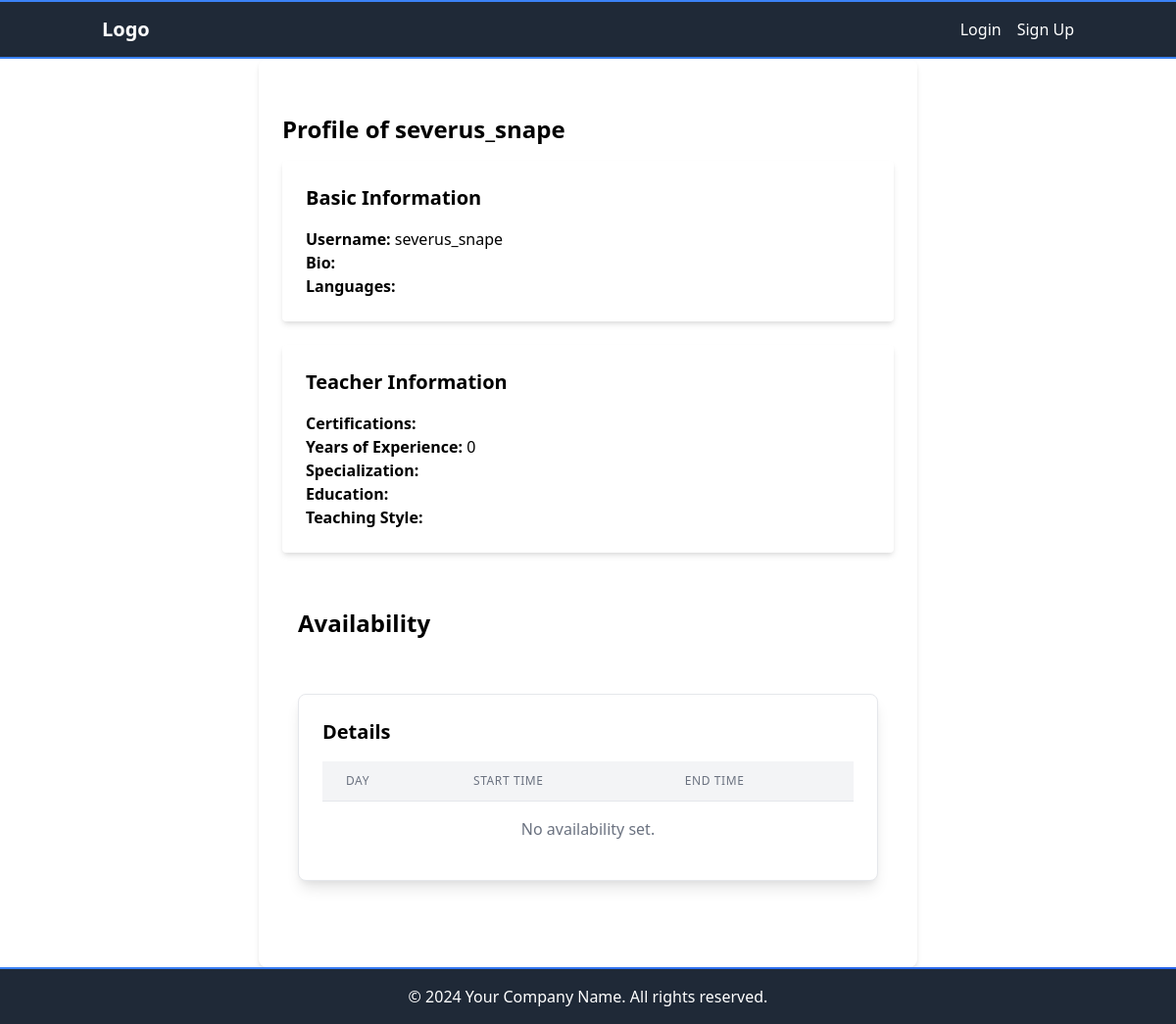
/hira/profile/severus_snape/, run on an earlier commit of the app's database.
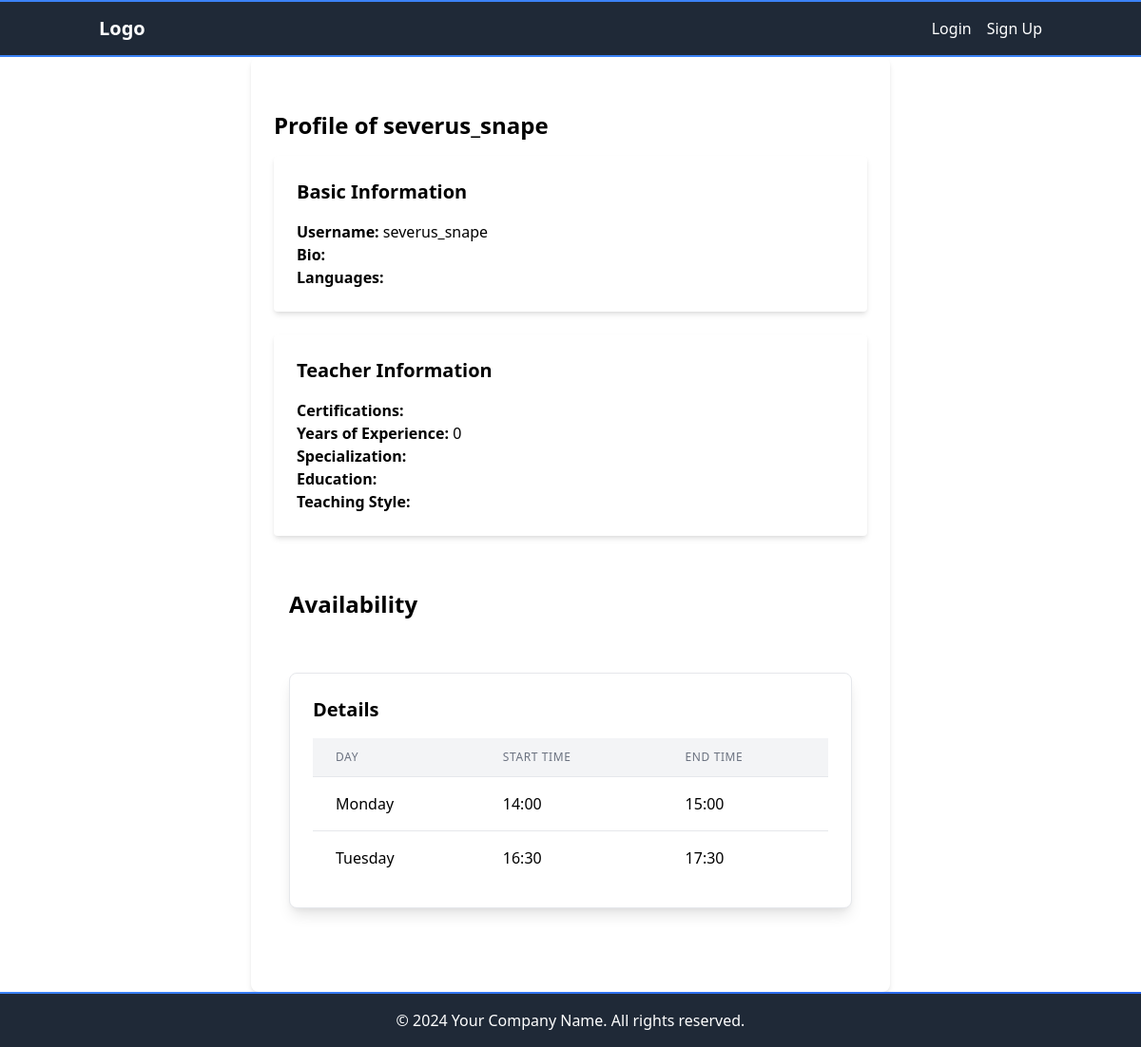
And on a later commit of the database.
### hira/models.py (models this page shows, shortened)
class Availability(models.Model):
    DAY_CHOICES = [
        ('MON', 'Monday'),
        ('TUE', 'Tuesday'),
        ('WED', 'Wednesday'),
        ('THU', 'Thursday'),
        ('FRI', 'Friday'),
        ('SAT', 'Saturday'),
        ('SUN', 'Sunday'),
    ]
    profile = models.ForeignKey('Profile', on_delete=models.CASCADE, related_name='availabilities')
    day = models.CharField(max_length=3, choices=DAY_CHOICES)
    start_time = models.TimeField()
    end_time = models.TimeField()
    class Meta:
        verbose_name_plural = 'Availabilities'
        unique_together = ['profile', 'day']

### hira/views.py (the view)
# urls.py: path('profile/<str:username>/', views.profile_view, name='profile'),
def profile_view(request, username):
    profile = get_object_or_404(Profile, user__username=username)
    availabilities = profile.availabilities.all().order_by('day')
    return render(request, 'hira/profile.html', {
        'profile': profile,
        'availabilities': availabilities,
    })

### hira/models.py (called while the page is built)
    @property
    def is_teacher(self):
        return self.user_type == 'teacher'

### hira/templates/hira/profile.html (shortened to what this page needs)
{% extends 'hira/layout.html' %}
{% load custom_filters %}
{% block body %}
<div class="max-w-2xl mx-auto p-6 bg-white shadow-md rounded-lg">
    <div class="max-w-4xl mx-auto py-8">
        <h2 class="text-2xl font-bold mb-4">Profile of {{ profile.user.username }}</h2>
        <div class="bg-white shadow-md rounded p-6 mb-6">
          <h3 class="text-xl font-semibold mb-4">Basic Information</h3>
          <p><strong>Username:</strong> {{ profile.user.username }}</p>
          <p><strong>Bio:</strong> {{ profile.bio }}</p>
          <p><strong>Languages:</strong> {{ profile.get_languages_display }}</p>
        </div>
        {% if profile.user.is_teacher %}
        <div class="bg-white shadow-md rounded p-6 mb-6">
          <h3 class="text-xl font-semibold mb-4">Teacher Information</h3>
          <p><strong>Certifications:</strong> {{ profile.certifications }}</p>
          <p><strong>Years of Experience:</strong> {{ profile.years_of_experience }}</p>
          <p><strong>Specialization:</strong> {{ profile.specialization }}</p>
          <p><strong>Education:</strong> {{ profile.education }}</p>
          <p><strong>Teaching Style:</strong> {{ profile.teaching_style }}</p>
        </div>
        <section class="py-8 px-4 max-w-4xl mx-auto">
          <h3 class="text-2xl font-bold mb-6">Availability</h3>
          <div class="bg-white shadow-lg rounded-lg p-6 border border-gray-200">
              <h4 class="text-xl font-semibold mb-4">Details</h4>
              <table class="min-w-full divide-y divide-gray-200">
                  <thead class="bg-gray-100">
                      <tr>
                          <th class="px-6 py-3 text-left text-xs font-medium text-gray-500 uppercase tracking-wider">Day</th>
                          <th class="px-6 py-3 text-left text-xs font-medium text-gray-500 uppercase tracking-wider">Start Time</th>
                          <th class="px-6 py-3 text-left text-xs font-medium text-gray-500 uppercase tracking-wider">End Time</th>
                      </tr>
                  </thead>
                  <tbody class="bg-white divide-y divide-gray-200">
                      {% for availability in profile.availabilities.all %}
                          <tr>
                              <td class="px-6 py-4 whitespace-nowrap">{{ availability.get_day_display }}</td>
                              <td class="px-6 py-4 whitespace-nowrap">{{ availability.start_time|time:"H:i" }}</td>
                              <td class="px-6 py-4 whitespace-nowrap">{{ availability.end_time|time:"H:i" }}</td>
                          </tr>
                      {% empty %}
                          <tr><td colspan="3" class="px-6 py-4 text-center text-gray-500">No availability set.</td></tr>
                      {% endfor %}
                  </tbody>
              </table>
          </div>
      </section>
        {% endif %}
      </div>
</div>
{% endblock %}

What changed in the data, as far as the page shows it:
added Availability: day "Monday", start_time "14:00", end_time "15:00"
added Availability: day "Tuesday", start_time "16:30", end_time "17:30"
Also different on the page:
text no longer shown: "No availability set."
